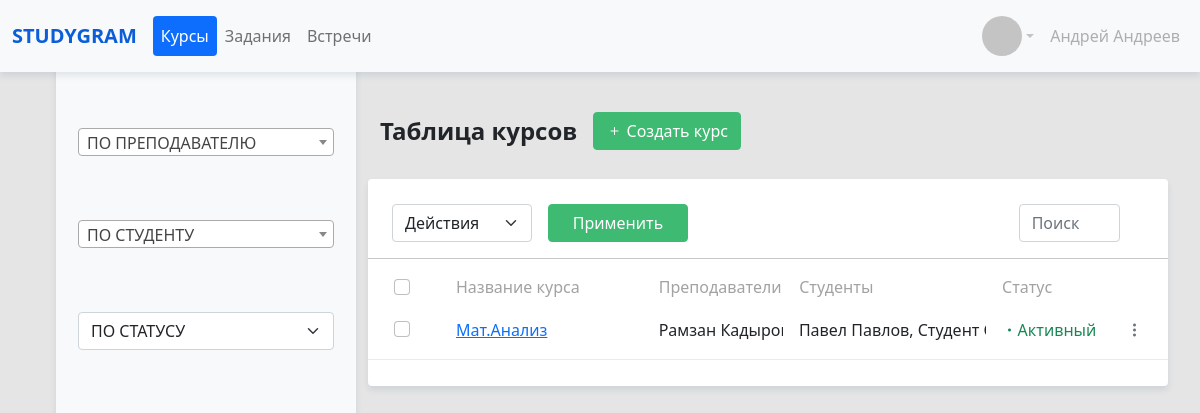
The app's page /, older data.
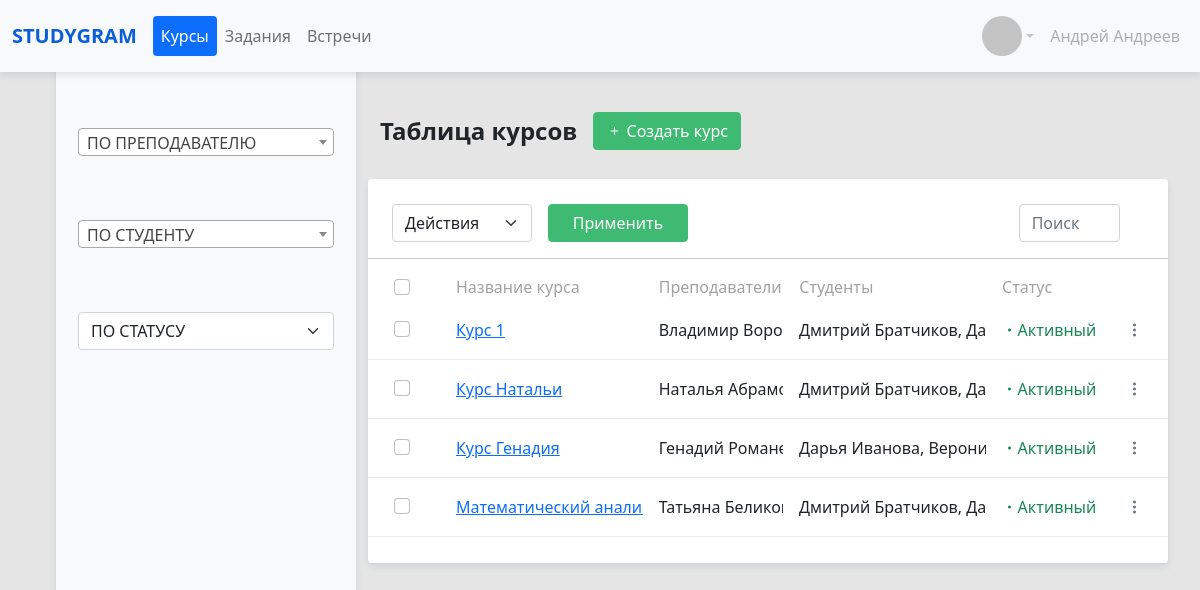
The same page, newer data.
### courses/models.py (models this page shows, shortened)
class Course(models.Model):
    name = models.CharField(max_length=150)
    teachers = models.ManyToManyField(User, related_name='CourseTeachers')
    students = models.ManyToManyField(User, related_name='CourseStudents')
    status = models.ForeignKey(StatusCourse, on_delete=models.CASCADE, default=1)
    def get_absolute_url(self):
        return reverse('course', kwargs={'pk': self.pk})

class User(AbstractUser):
    Otchestvo = models.CharField(max_length=150, blank=True, verbose_name='Отчество')
    Group = models.ManyToManyField(Group, verbose_name='Группа', blank=True)
    Photo = models.ImageField(verbose_name='Фото', blank=True)
    Type = models.ForeignKey(UserType, on_delete=models.CASCADE, related_name='type', default=1)
    Status = models.ForeignKey(UserStatus, on_delete=models.CASCADE, related_name='status', default=2)
    def __str__(self):
        return self.first_name + ' ' + self.last_name

class StatusCourse(models.Model):
    name = models.CharField(max_length=150)
    def __str__(self):
        return self.name

### courses/views.py (the view, shortened to what this page needs)
# urls.py: path('', CoursesList.as_view(), name='main'),
class CoursesList(ListView):
    model = Course
    template_name = 'courses/courses.html'
    context_object_name = 'courses'
    success_url = reverse_lazy('courses')
    paginate_by = 10
    def get_context_data(self, *, object_list=None, **kwargs):
        context = super().get_context_data(**kwargs)
        context['teachers'] = User.objects.filter(Type=1)
        context['students'] = User.objects.filter(Type=2)
        context['statuses'] = StatusCourse.objects.all()
        return context
    def get_queryset(self):
        search_query = self.request.GET.get('search')
        status_query = self.request.GET.get('status')
        teacher_query = self.request.GET.get('teacher')
        student_query = self.request.GET.get('student')
        if search_query is not None:
            queryset = self.model.objects.filter(Q(name__icontains=search_query) |
                                                 Q(teachers__first_name__icontains=search_query) |
                                                 Q(students__first_name__icontains=search_query) |
                                                 Q(status__name__icontains=search_query)).distinct()
        elif teacher_query is not None:
            queryset = Course.objects.filter(teachers=teacher_query)
        elif status_query is not None:
            queryset = Course.objects.filter(status_id=int(status_query))
        elif student_query is not None:
            queryset = Course.objects.filter(students=student_query)
        else:
            queryset = Course.objects.all()
        return queryset

### courses/templates/courses/courses.html (shortened to what this page needs)
{% extends "base.html" %}
{% block sidebar %}
{% include 'inc/_sidebar_courses.html' %}
{% endblock %}
{% block content %}
<div class="flex-column main_block">
        <div class="container main_block_header">
            <div class="main_block_title">Таблица курсов</div>
            <div>
                <a class="btn btn-success" href="/create_course">
                    <i class="bi bi-plus"></i>
                    &#32;Создать курс
                </a>
            </div>
        </div>
        <div class="main_block_page">
            {% include 'inc/_table_head.html'%}
            <hr>
            <form id = "courseform" method="post">
            <div class="d-flex flex-row main_block_header_tasks">
                <div class="col-1">
                    <div class="form-check">
                        <input class="form-check-input" type="checkbox" name="course" value="">
                    </div>
                </div>
                <div class="col-3 d-flex justify-content-start">Название курса</div>
                <div class="col"></div>
                <div class="col-2 d-flex justify-content-start">Преподаватели</div>
                <div class="col"></div>
                <div class="col-3 d-flex justify-content-start">Студенты</div>
                <div class="col"></div>
                <div class="col-2 d-flex justify-content-start">Статус</div>
                <div class="col"></div>
            </div>
             {% for course in courses %}
            <div class="d-flex flex-row task align-center align-items-center">
                <div class="col-1">
                    <div class="form-check">
                        <input class="form-check-input" type="checkbox" name="course" value="{{course.pk}}">
                    </div>
                </div>
                <div class="col-3 d-flex justify-content-start content_size text-primary"><a href="{{course.get_absolute_url}}">{{course.name}}</a></div>
                <div class="col-2 d-flex justify-content-start content_size">
                    {% for teacher in course.teachers.all %}
                        {{teacher.first_name}} {{teacher.last_name}}
                    {% endfor %}
                </div>
                <div class="col-3 d-flex justify-content-start content_size">
                    {% for student in course.students.all %}
                        {{student.first_name}} {{student.last_name}},
                    {% endfor %}
                </div>
                <div class="col-2 d-flex justify-content-start">
                    {% if course.status.name == 'Активный' %}
                        <i class="bi bi-dot text-success"></i>
                        <span class="text-success">{{course.status}}</span>
                    {% else %}
                        <i class="bi bi-dot text-danger"></i>
                        <span class="text-danger">{{course.status}}</span>
                    {% endif %}
                </div>
                <div class="col d-flex justify-content-end">
                    <ul class="navbar-nav dropdown">
                        <li class="nav-item" role="tab">
                            <i class="bi bi-three-dots-vertical dropdown-toggle text-secondary other" data-bs-toggle="dropdown" id="taskDropdown"></i>
                        </li>
                    </ul>
                </div>
            </div>
            {% endfor %}
        </div>
    </div>
{% endblock %}

Row changes from the older to the newer data that the page shows:
removed User: first_name "Рамзан", last_name "Кадыр…", shown under Course "Мат.Анализ"
removed User: first_name "Павел", last_name "Павлов", shown under Course "Мат.Анализ"
removed User: first_name "Студен…", shown under Course "Мат.Анализ"
added Course: name "Курс 1", status "Активный"
added User: first_name "Владимир", last_name "Во…", shown under "Курс 1"
now on this page (row edited): User: first_name "Дмитрий", last_name "Братчиков"
added Course: name "Курс Натальи", status "Активный"
added User: first_name "Наталья", last_name "Абра…", shown under "Курс Натальи"
added Course: name "Курс Генадия", status "Активный"
now on this page (row edited): User: first_name "Генадий", last_name "Рома…", shown under "Курс Генадия"
now on this page (row edited): User: first_name "Дарья", last_name "Иванова", shown under "Курс Генадия"
now on this page (row edited): User: first_name "Веро…", shown under "Курс Генадия"
changed Course: name "Мат.Анализ" → "Математический ана…"
added User: first_name "Татьяна", last_name "Бели…", shown under Course "Активный"
